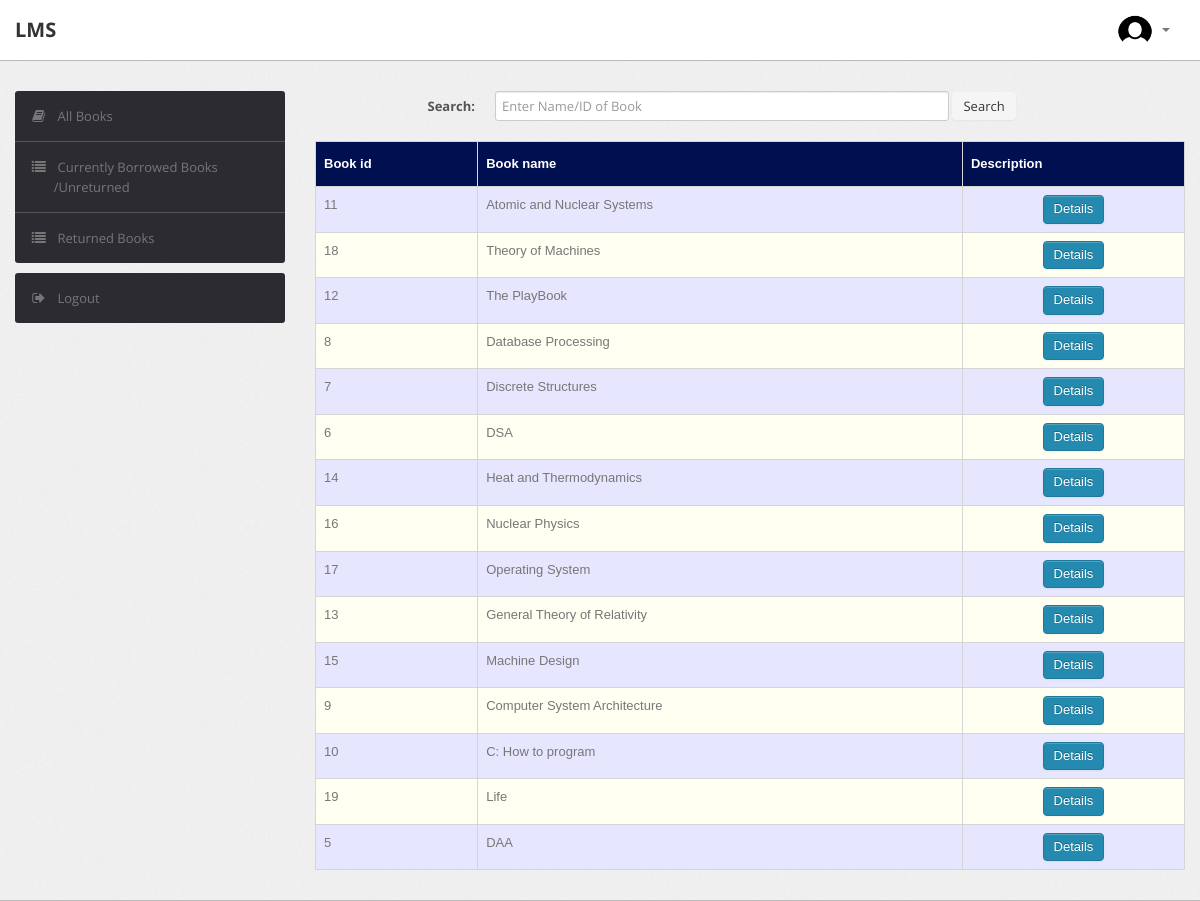
The page /faculty/index.php (signed in) on the database its author committed.
### tables this page shows
CREATE TABLE `book` (
  `BookId` int(10) NOT NULL,
  `Title` varchar(50) DEFAULT NULL,
  `Publisher` varchar(50) DEFAULT NULL,
  `Year` varchar(50) DEFAULT NULL,
  `Availability` int(5) DEFAULT NULL
);

### faculty/index.php (the view, shortened to what this page needs)
<?php
require('dbconn.php');
?>
<?php
if ($_SESSION['Email']) {
    ?>
<!DOCTYPE html>
<html lang="en">
    <head>
        <link type="text/css" href="bootstrap/css/bootstrap.min.css" rel="stylesheet">
        <link type="text/css" href="bootstrap/css/bootstrap-responsive.min.css" rel="stylesheet">
        <link type="text/css" href="css/theme.css" rel="stylesheet">
        <link type="text/css" href="images/icons/css/font-awesome.css" rel="stylesheet">
    </head>
    <body>
        <div class="navbar navbar-fixed-top">
            <div class="navbar-inner">
                <div class="container">
                        <a class="brand" href="index.php">LMS </a>
                    <div class="nav-collapse collapse navbar-inverse-collapse">
                        <ul class="nav pull-right">
                            <li class="nav-user dropdown"><a href="#" class="dropdown-toggle" data-toggle="dropdown">
                                <img src="images/profile.png" width="20%" height="20%"class="nav-avatar" />
                                <b class="caret"></b></a>
                            </li>
                        </ul>
                    </div>
                </div>
            </div>
        </div>
        <div class="wrapper">
            <div class="container">
                <div class="row">
                    <div class="span3">
                        <div class="sidebar">
                            <ul class="widget widget-menu unstyled">
                                <li><a href="index.php"><i class="menu-icon icon-book"></i>All Books </a></li>
                                <li><a href="current.php"><i class="menu-icon icon-list"></i>Currently Borrowed Books<br>&nbsp&nbsp &nbsp&nbsp&nbsp&nbsp/Unreturned </a></li>
                                <li><a href="history.php"><i class="menu-icon icon-list"></i>Returned Books </a></li>
                            </ul>
                            <ul class="widget widget-menu unstyled">
                                <li><a href="logout.php"><i class="menu-icon icon-signout"></i>Logout </a></li>
                            </ul>
                        </div>
                    </div>
                    <div class="span9">
                        <form class="form-horizontal row-fluid" action="index.php" method="post">
                                        <div class="control-group">
                                            <label class="control-label" for="Search"><b>Search:</b></label>
                                            <div class="controls">
                                                <input type="text" id="title" name="title" placeholder="Enter Name/ID of Book" class="span8" required>
                                                <button type="submit" name="submit"class="btn">Search</button>
                                            </div>
                                        </div>
                                    </form>
                                    <br>
                                    <?php
                                    if(isset($_POST['submit']))
                                        {$s=$_POST['title'];
                                            $sql="select * from lms.book where BookId='$s' or Title like '%$s%'";
                                        }
                                    else
                                        $sql="select * from lms.book order by Availability DESC";
                                    $result=$conn->query($sql);
                                    $rowcount=mysqli_num_rows($result);
                                    if(!($rowcount))
                                        echo "<br><center><h2><b><i>No Results</i></b></h2></center>";
                                    else
                                    {
                                    ?>
                        <table class="table" id = "tables">
                                  <thead>
                                    <tr>
                                      <th>Book id</th>
                                      <th>Book name</th>
                                      <th>Description</th>
                                    </tr>
                                  </thead>
                                  <tbody>
                                    <?php
                            while($row=$result->fetch_assoc())
                            {
                                $bookid=$row['BookId'];
                                $name=$row['Title'];
                            ?>
                                    <tr>
                                      <td><?php echo $bookid ?></td>
                                      <td><?php echo $name ?></td>
                                      <td><center><a href="bookdetails.php?id=<?php echo $bookid; ?>" class="btn btn-primary">Details</a>
                                        </center></td>
                                    </tr>
                               <?php }} ?>
                               </tbody>
                                </table>
                            </div>
                </div>
                </div>
            </div>
    </body>
</html>
<?php }
else {
    echo "<script type='text/javascript'>alert('Access Denied!!!')</script>";
} ?>

### faculty/css/theme.css (style rules this page uses)
#tables { font-family: "Trebuchet MS", Arial, Helvetica, sans-serif; border-collapse: collapse; width: 100%; }
#tables td, #tables th { border: 1px solid #ddd; padding: 8px; }
#tables tr:nth-child(even) { background-color: #fffff2; }
#tables tr:nth-child(odd) { background-color: #e6e6ff; }
#tables th { padding-top: 12px; padding-bottom: 12px; text-align: left; background-color: #000F50; color: white; }
body { font-size: 13px; font-family: 'Open Sans', Arial, sans-serif; background: #fff; color: #777 }
strong, b { color: #555 }
.wrapper { background: url(../images/bg.png) #eee; border-bottom: 1px solid #bbb; -webkit-box-shadow: 0 1px 2px rgba(0,0,0,0.1); -moz-box-shadow: 0 1px 2px rgba(0,0,0,0.1); box-shadow: 0 1px 2px rgba(0,0,0,0.1); padding: 30px 0 }
form { margin: 0 }
select, textarea, input[type="text"], input[type="password"], input[type="datetime"], input[type="datetime-local"], input[type="date"], input[type="month"], input[type="time"], input[type="week"], input[type="number"], input[type="email"], input[type="url"], input[type="search"], input[type="tel"], input[type="color"], .uneditable-input, label, input, button, select, textarea { -webkit-border-radius: 3px; -moz-border-radius: 3px; border-radius: 3px; font-size: 13px; font-family: 'Open Sans', Tahoma, Arial, sans-serif }
body [class^="icon-"], body [class*=" icon-"] { font-size: 14px; line-height: 20px; height: 20px }
.form-horizontal .control-group, .form-vertical .control-group { margin-bottom: 0 }
.navbar { position: static!important; margin: 0!important }
.navbar .navbar-inner { background: #fff; border-bottom: 1px solid #bbb; -webkit-box-shadow: 0 1px 2px rgba(0,0,0,0.15); -moz-box-shadow: 0 1px 2px rgba(0,0,0,0.15); box-shadow: 0 1px 2px rgba(0,0,0,0.15) }
.navbar .brand { color: #333; font-weight: bold; font-size: 20px; margin-right: 20px; padding: 20px }
.navbar .nav>li>a { padding: 20px 15px; font-weight: bold; color: #777 }
.nav-user>a { height: 20px }
.nav-avatar { width: 34px; height: 34px; margin: -7px 5px 0 0; -webkit-border-radius: 50%; -moz-border-radius: 50%; border-radius: 50% }
.btn, .btn-box { -webkit-border-radius: 3px; -moz-border-radius: 3px; border-radius: 3px }
.btn { font-size: 13px; font-weight: 600 }
.btn { display: inline-block; margin-bottom: 0; font-weight: 400; text-align: center; vertical-align: middle; cursor: pointer; background-image: none; border: 1px solid transparent; white-space: nowrap; padding: 4px 10px; font-size: 13px; line-height: 1.42857; border-radius: 4px; -webkit-user-select: none; -moz-user-select: none; -ms-user-select: none; user-select: none }
.btn-primary { color: #fff; background-color: #248aaf; border-color: #20799a }
.table { margin-bottom: 0 }
.table th, .table td { border-color: #d5d5d5!important }
.widget-menu { background: #fff; -webkit-border-radius: 3px; -moz-border-radius: 3px; border-radius: 3px; overflow: hidden }
.widget-menu a { color: #555; display: block; line-height: 20px; padding: 15px; text-decoration: none!important }
.widget-menu .menu-icon { margin-right: 10px; color: #767676; -webkit-transition: all .2s ease-in-out; -moz-transition: all .2s ease-in-out; transition: all .2s ease-in-out; }
.widget-menu>li+li { border-top: 1px solid #555 }
.widget-menu>li>a { background-color: #2d2b32; color: #767676; -webkit-transition: all .2s ease-in-out; -moz-transition: all .2s ease-in-out; transition: all .2s ease-in-out; }

### rows shown on the page
book: BookId "11", Title "Atomic and Nuclear Systems"
book: BookId "18", Title "Theory of Machines"
book: BookId "12", Title "The PlayBook"
book: BookId "8", Title "Database Processing"
book: BookId "7", Title "Discrete Structures"
book: BookId "6", Title "DSA"
book: BookId "14", Title "Heat and Thermodynamics"
book: BookId "16", Title "Nuclear Physics"
book: BookId "17", Title "Operating System"
book: BookId "13", Title "General Theory of Relativity"
book: BookId "15", Title "Machine Design"
book: BookId "9", Title "Computer System Architecture"
book: BookId "10", Title "C: How to program"
book: BookId "19", Title "Life"
book: BookId "5", Title "DAA"
